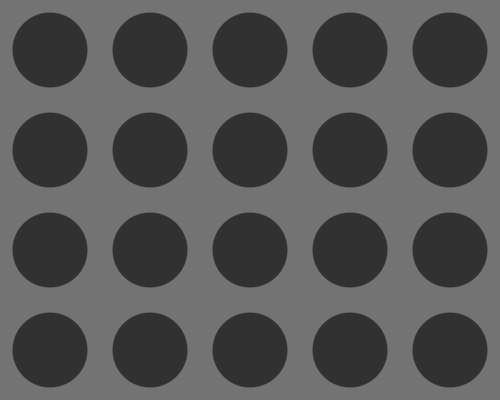
Frame 1 (no input)
Frame 60 (the mouse pressed at the canvas centre just before this capture): identical to frame 1, image omitted
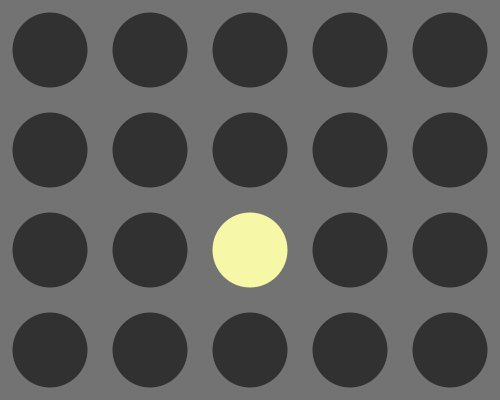
Frame 120 (the mouse held since frame 60 and released just before this capture)

The Processing sketch that drew these frames (run headless with seeded random() and noise(); from frame 60 on, the mouse is pressed at the canvas centre):

// Processing sketch: Bulb_Puzzle
// ── Bulb_Puzzle.pde
int[][] grid;
int r;
int rows;
int cols;
boolean set;

void setup() {
  //fullScreen();
  size(500, 400);
  r = 100;
  cols = width/r;
  rows = height/r;
  grid = new int[cols][rows];
  set = false;
  for (int i = 0; i < cols; i++) {
    for (int j = 0; j < rows; j++) {
      grid[i][j] = -1;
    }
  }
}

void draw() {
  frameRate(10);
  background(115);
  noStroke();

  for (int i = 0; i < cols; i++) {
    for (int j = 0; j < rows; j++) {
      if (grid[i][j] == -1) {
        fill(49);
      }
      if (grid[i][j] == 1) {
        fill(246, 247, 167);
      }
      circle(i*r+r/2, j*r+r/2, 3*r/4);
    }
  }

  if (keyPressed) {
    if (key == 's') {
      set = true;
    }
  }
}

void mousePressed() {
  int x = floor(mouseX/r);
  int y = floor(mouseY/r);
  if (!set) {
    grid[x][y] *= -1;
  }
  if (set) {
    for (int i = -1; i <= 1; i++) {
      for (int j = -1; j <= 1; j++) {
        if ((x+i >= 0) && (x+i <= cols-1) && (y+j >= 0) && (y+j <= rows-1)) {
          grid[x+i][y+j] *= -1;
        }
      }
    }
  }
}
